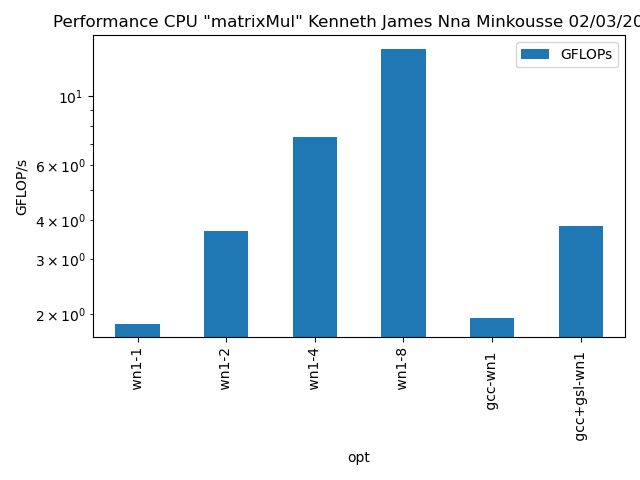

The Python source for this figure:
import matplotlib.pyplot as plt 
import pandas as pd 
from glob import glob

filenames = glob("*mm*.csv")

dfs = []
for filename in filenames:
    dfs.append(pd.read_csv(filename, comment="#", names=["N", "gflop", "tempo" ,"GFLOPs", "Hostname", "opt", "nt"]) )

# Concatenate all data into one DataFrame
df = pd.concat(dfs, ignore_index=True)

print (df)

df.plot(kind='bar',  x='opt', y='GFLOPs', legend='true');
# https://pandas.pydata.org/pandas-docs/version/0.23/generated/pandas.DataFrame.plot.html

plt.title('Performance CPU "matrixMul" Kenneth James Nna Minkousse 02/03/2026')
plt.legend()
plt.yscale('log')
plt.ylabel('GFLOP/s')
plt.tight_layout()
#plt.xticks(rotation=30)
plt.savefig('matrixMul.png')
